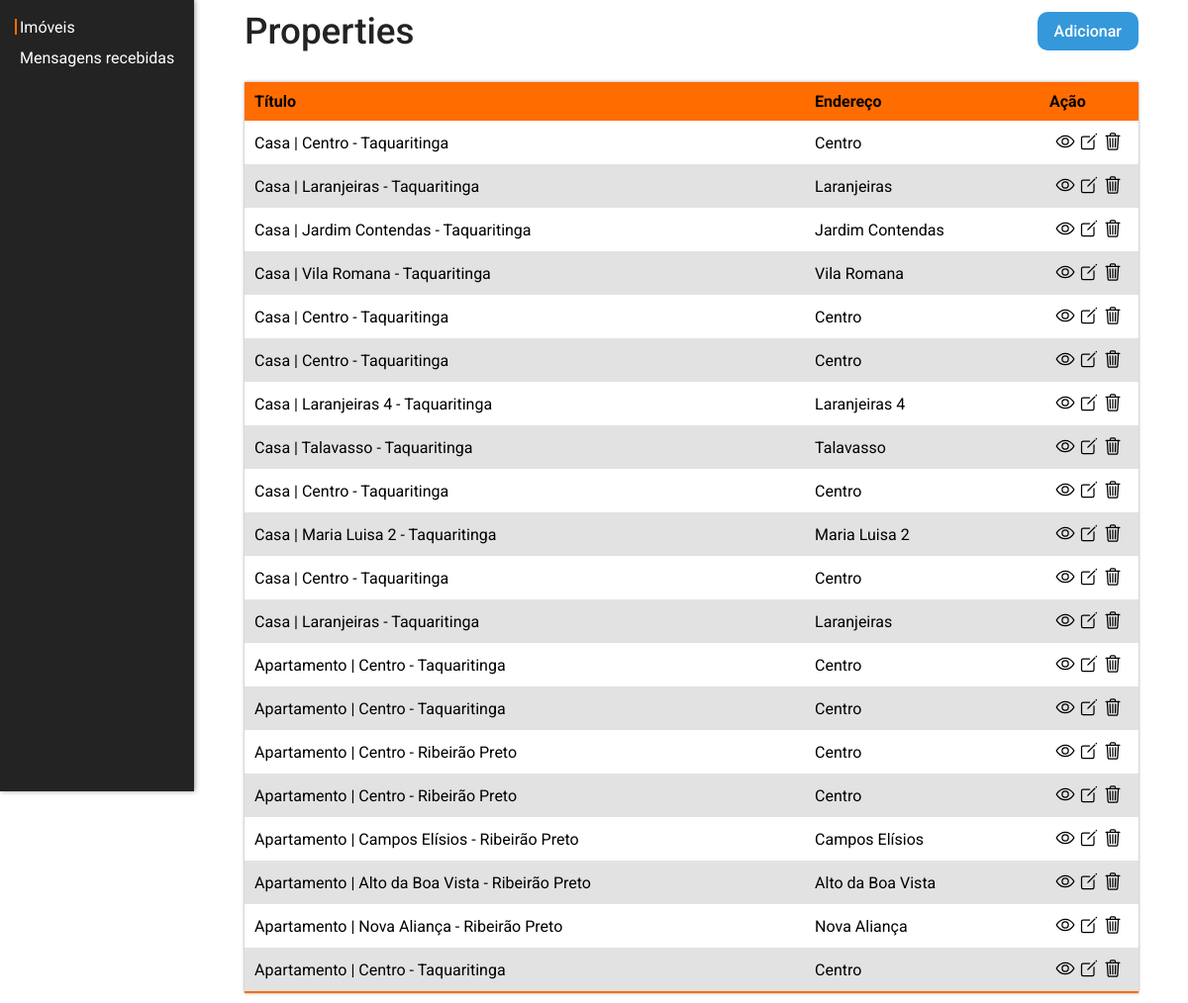
/html/dashboard/properties.php, run on the app's committed database.
### tables this page shows
CREATE TABLE `properties` (
  `id` int(11) NOT NULL,
  `title` varchar(255) NOT NULL,
  `description` varchar(255) NOT NULL,
  `price` varchar(255) NOT NULL,
  `address` varchar(255) NOT NULL,
  `city` varchar(255) NOT NULL,
  `rooms` varchar(255) NOT NULL,
  `bathroom` varchar(255) NOT NULL,
  `type_propertie` varchar(255) NOT NULL,
  `phone` varchar(255) NOT NULL,
  `srcfile` varchar(255) NOT NULL
);

### html/dashboard/properties.php (the view, shortened to what this page needs)
<!DOCTYPE html>
<html lang="pt-br">
<head>
    <link rel="stylesheet" href="../../css/styledash.css">
</head>
<body>
    <?php
        $connect = new PDO('mysql:host=localhost;dbname=pi6','root','');
        $connect->setAttribute(PDO::ATTR_ERRMODE, PDO::ERRMODE_EXCEPTION);
        $sql = "SELECT * FROM properties";
        $result = $connect->prepare($sql);
        $result->execute();
        $fetch = $result->fetchAll(PDO::FETCH_OBJ);
    ?>
    <header class="header">
        <nav>
            <a class="header_menu_nav_activeLink" href="properties.php">Imóveis</a>
            <a href="contacts.php">Mensagens recebidas</a>
        </nav>
    </header>
    <main id="main">
        <div class="mainTop">
            <h1>
                Properties
            </h1>
            <button class="btnAddData">
                Adicionar
            </button>
        </div>
        <div class="tableDatas">
            <table>
                <thead>
                    <tr>
                        <th>
                            Título
                        </th>
                        <th>
                            Endereço
                        </th>
                        <th>
                            Ação
                        </th>
                    </tr>
                </thead>
                <tbody>
                    <?php
                        foreach($fetch as $propertie){
                        ?>
                        <tr>
                            <td><?=$propertie->title?></td>
                            <td><?=$propertie->address?></td>
                            <td class="tableDatas_actions">
                                <a href="./view.php?propertieId=<?=$propertie->id?>" class="tableDatas_actions_view">
                                </a>
                                <a href="./editPropertie.php?propertieId=<?=$propertie->id?>" class="tableDatas_actions_edit">
                                </a>
                                <a href="../../php/delete.php?propertieId=<?=$propertie->id?>" class="tableDatas_actions_delete">
                                </a>
                            </td>
                        </tr>
                        <?php
                        }
                    ?>
                </tbody>
            </table>
        </div>
    </main>
</body>
</html>

### css/styledash.css (style rules this page uses)
* { margin:0;padding:0 }
h1,h2,h3,h4,h5,h6,a,p,span,li,i input,textarea,label,button,input::placeholder,textarea::placeholder,table { font-family:"Roboto",sans-serif !important }
a { text-decoration:none;outline:none }
button,input,textarea,hr,select { border:0;outline:none }
button { cursor:pointer;background-color:transparent }
button { font-size:1rem;font-weight:500;border-radius:10px }
body { display:grid;grid-template-columns:var(--headerWidth, 0) 1fr }
body header { grid-column:1/2 }
body main { grid-column:2/3 }
header { width:max-content;height:100vh;background-color:#232323;box-shadow:1px 0 5px 0px rgba(0,0,0,.4);position:fixed }
header nav { height:100%;padding:20px }
header nav a { display:block;color:#fff;font-size:1rem;font-weight:400;line-height:1;margin-bottom:15px;position:relative }
header nav a::after { content:"";width:2px;height:100%;display:block;background-color:#ff6c00;position:absolute;top:-1px;left:-5px;transform:scaleY(0);transition:transform .3s }
header nav a.header_menu_nav_activeLink::after { transform:scaleY(1) }
header nav a:last-child { margin-bottom:0 }
#main { min-height:100vh;overflow:hidden;box-sizing:border-box;padding:10px 30px 0 30px;position:relative }
#main .mainTop { display:flex;align-items:center;justify-content:space-between;margin-bottom:30px }
#main .mainTop h1 { color:#232323;text-align:center;font-size:2.3rem;font-weight:500 }
#main .mainTop .btnAddData { color:#fff;border:2px solid #3498db;background-color:#3498db;padding:8px 15px }
.tableDatas { width:100%;box-shadow:0px 0 3px 0px rgba(0,0,0,.4);background-color:#f2f2f3 }
.tableDatas table { width:100%;border-collapse:collapse }
.tableDatas table thead tr { background-color:#ff6c00 }
.tableDatas table thead tr th { text-align:left;font-size:1rem;padding:10px }
.tableDatas table tbody { border-bottom:2px solid #ff6c00 }
.tableDatas table tbody tr { background-color:#fff }
.tableDatas table tbody tr:nth-child(even) { background-color:#e2e2e2 }
.tableDatas table tbody tr td { font-size:1rem;padding:10px }
.tableDatas table tbody tr td.tableDatas_actions { width:80px;text-align:center;column-gap:8px }
.tableDatas table tbody tr td.tableDatas_actions button,.tableDatas table tbody tr td.tableDatas_actions a { height:20px;position:relative }
.tableDatas table tbody tr td.tableDatas_actions button svg,.tableDatas table tbody tr td.tableDatas_actions a svg { height:20px;cursor:pointer }
.tableDatas table tbody tr td.tableDatas_actions button svg:nth-child(1),.tableDatas table tbody tr td.tableDatas_actions a svg:nth-child(1) { position:relative;top:1px }

### html/dashboard/properties.php (style rules this page uses)
#main { padding: 10px 50px 10px 50px !important; }
tr td a { color: initial; }

### data on the page
properties: title "Casa | Centro - Taquaritinga", address "Centro"
properties: title "Casa | Laranjeiras - Taquaritinga", address "Laranjeiras"
properties: title "Casa | Jardim Contendas - Taquaritinga", address "Jardim Contendas"
properties: title "Casa | Vila Romana - Taquaritinga", address "Vila Romana"
properties: title "Casa | Centro - Taquaritinga", address "Centro"
properties: title "Casa | Centro - Taquaritinga", address "Centro"
properties: title "Casa | Laranjeiras 4 - Taquaritinga", address "Laranjeiras 4"
properties: title "Casa | Talavasso - Taquaritinga", address "Talavasso"
properties: title "Casa | Centro - Taquaritinga", address "Centro"
properties: title "Casa | Maria Luisa 2 - Taquaritinga", address "Maria Luisa 2"
properties: title "Casa | Centro - Taquaritinga", address "Centro"
properties: title "Casa | Laranjeiras - Taquaritinga", address "Laranjeiras"
properties: title "Apartamento | Centro - Taquaritinga", address "Centro"
properties: title "Apartamento | Centro - Taquaritinga", address "Centro"
properties: title "Apartamento | Centro - Ribeirão Preto", address "Centro"
properties: title "Apartamento | Centro - Ribeirão Preto", address "Centro"
properties: title "Apartamento | Campos Elísios - Ribeirão Preto", address "Campos Elísios"
properties: title "Apartamento | Alto da Boa Vista - Ribeirão Preto", address "Alto da Boa Vista"
properties: title "Apartamento | Nova Aliança - Ribeirão Preto", address "Nova Aliança"
properties: title "Apartamento | Centro - Taquaritinga", address "Centro"
